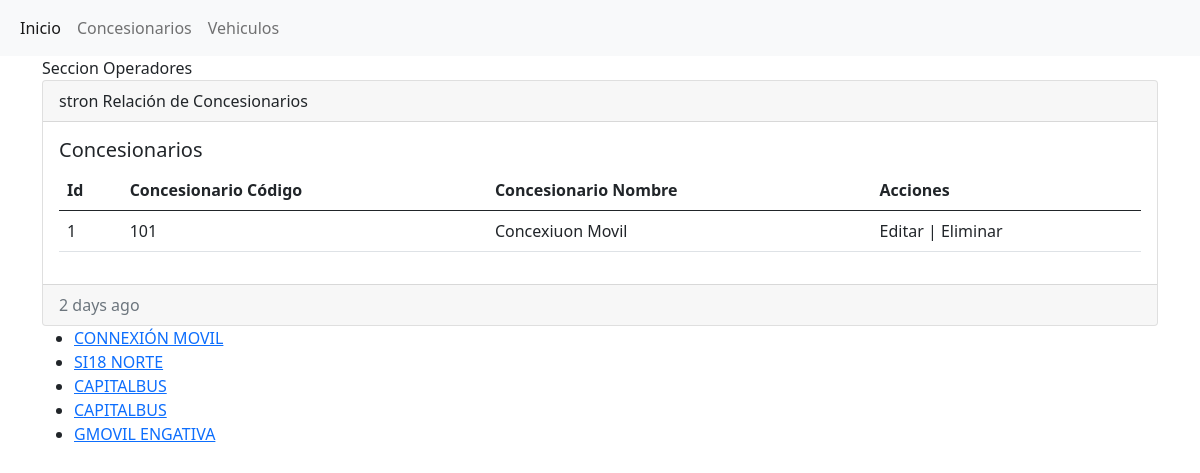
/empresast/operadores, run on an earlier commit of the app's database.
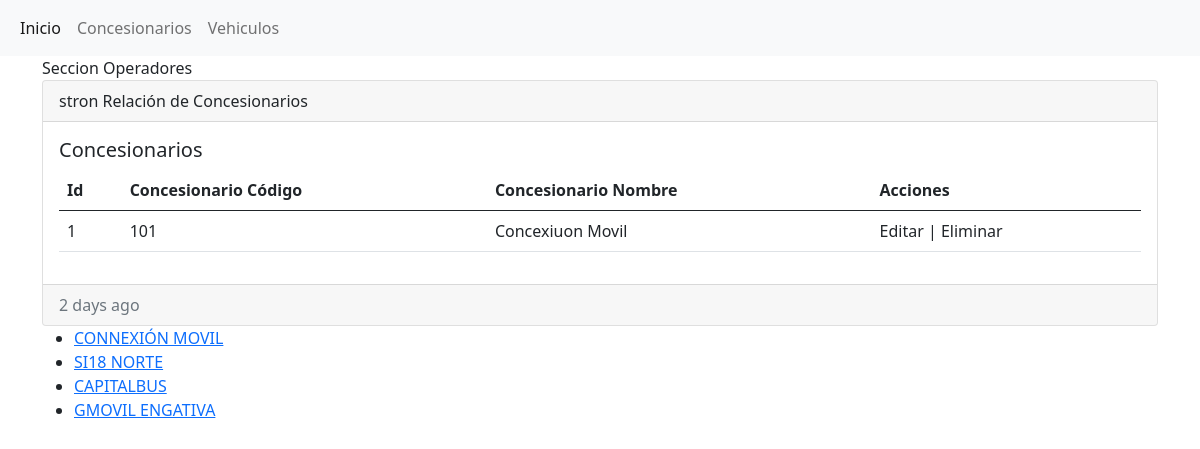
And on a later commit of the database.
### empresast/models.py (models this page shows, shortened)
class Operador(models.Model):
    concesionario_nombre = models.CharField(max_length=50)
    concesionario_codigo = models.IntegerField(default=0)

### empresast/views.py (the view)
# urls.py: path("operadores", views.operadores, name="operadores"),
def operadores(request):
    concesionario_list = Operador.objects.all()
    return render(request, "empresast/concesionario/operadores.html", {
        "concesionario_list": concesionario_list
    })

### empresast/templates/empresast/concesionario/operadores.html (shortened to what this page needs)
{% extends 'base.html' %}
{% block contenido %}
Seccion Operadores
{% if concesionario_list %}
<div class="card">
  <div class="card-header">
    stron Relación de Concesionarios
  </div>
  <div class="card-body">
    <h5 class="card-title">Concesionarios</h5>
    <table class="table table-hover">
      <thead>
        <tr>
          <th>Id</th>
          <th>Concesionario Código</th>
          <th>Concesionario Nombre</th>
          <th>Acciones</th>
        </tr>
      </thead>
      <tbody>
        <tr>
          <td>1</td>
          <td>101</td>
          <td>Concexiuon Movil</td>
          <td>Editar | Eliminar</td>
        </tr>
      </tbody>
    </table>
  </div>
  <div class="card-footer text-muted">
    2 days ago
  </div>
</div>
<ul>
    {% for concesionario in concesionario_list %}
    <li><a href="{% url 'empresast:detail' concesionario.id %}">{{ concesionario.concesionario_nombre}}</a></li>
    {% endfor %}
  </ul>
  {% else %}
  <p>No existen Concesionarios</p>
{% endif %}
{% endblock %}

### empresast/templates/base.html (shortened to what this page needs)
{% load static %}
<!DOCTYPE html>
<html lang="en">
<head>
  <link href="https://cdn.jsdelivr.net/npm/bootstrap@5.0.2/dist/css/bootstrap.min.css" rel="stylesheet">
</head>
<body>
  <nav class="navbar navbar-expand-lg navbar-light bg-light">
    <div class="container-fluid">
      <div class="collapse navbar-collapse" id="navbarSupportedContent">
        <ul class="navbar-nav me-auto mb-2 mb-lg-0">
          <li class="nav-item">
            <a class="nav-link active" aria-current="page" href="{% url 'empresast:index' %}">Inicio</a>
          </li>
          <li class="nav-item">
            <a class="nav-link" href="{% url 'empresast:operadores' %}">Concesionarios</a>
          </li>
          <li class="nav-item">
            <a class="nav-link" href="#">Vehiculos</a>
          </li>
      </div>
    </div>
  </nav>
  <div class="container">
    <div class="row">
      <div class="col-12">
        {% block contenido %} {% endblock %}
      </div>
    </div>
  </div>
</body>
</html>

What changed in the data, as far as the page shows it:
removed Operador: concesionario_nombre "CAPITALBUS"
